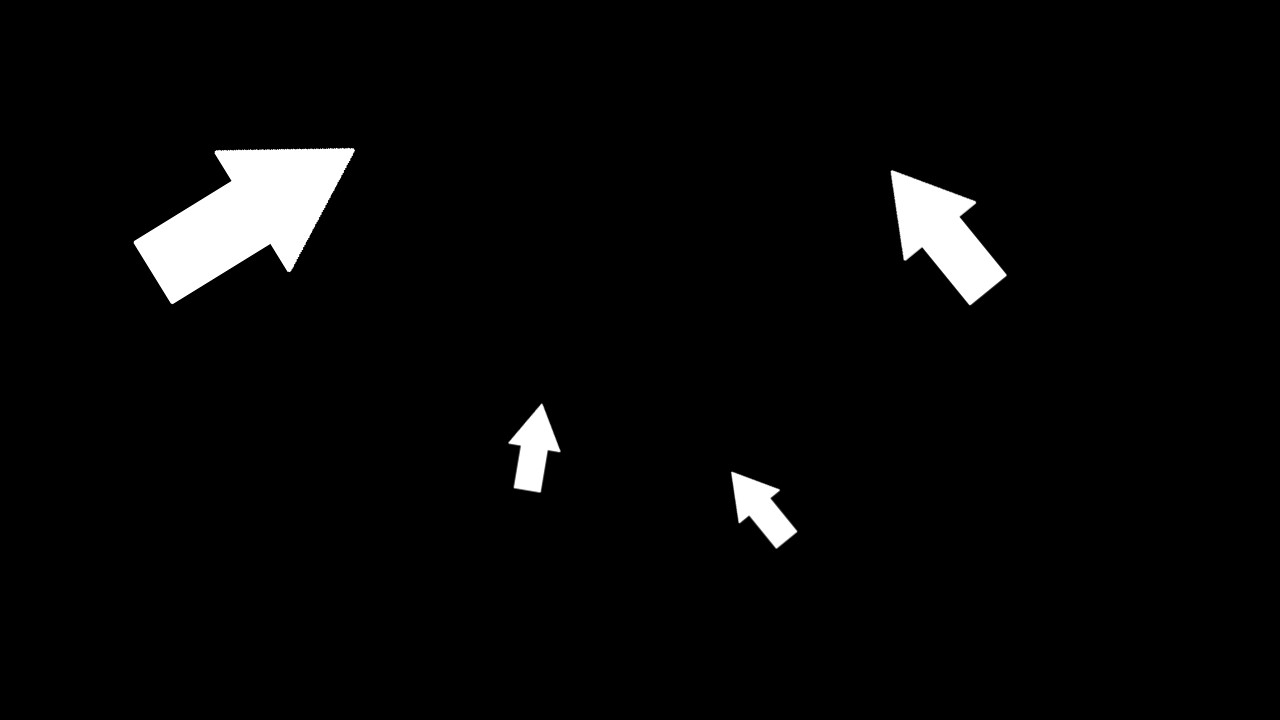
#> input picture OpenCV Hough Transform Python/testImg.jpg, 1280 x 720 px
$ python contours.py
#> lines starting #> are read from the running program, lines starting #| are printed output that depends on the picture; after the words box and inside, x2 and y2 are one past the last pixel; in counts of white or black regions, pixels touching at a corner belong together
import numpy as np
import cv2 as cv
im = cv.imread('testImg.jpg')
#> im is the input picture: shape (720, 1280, 3); min 0, max 255, mean 8.3
assert im is not None, "file could not be read, check with os.path.exists()"
imgray = cv.cvtColor(im, cv.COLOR_BGR2GRAY)
ret, thresh = cv.threshold(imgray, 127, 255, 0)
#> thresh: shape (720, 1280); 3.2% white; 4 white regions
contours, hierarchy = cv.findContours(thresh, cv.RETR_TREE, cv.CHAIN_APPROX_SIMPLE)
#> contours = 4 contours; box (x1, y1, x2, y2) and area: (134, 148, 355, 304) 17274, (891, 170, 1006, 305) 7258, (731, 472, 797, 548) 2310, (509, 404, 560, 492) 2298

# Draw all contours
# -1 signifies drawing all contours
cv.drawContours(im, contours, -1, (0, 255, 0), 3)
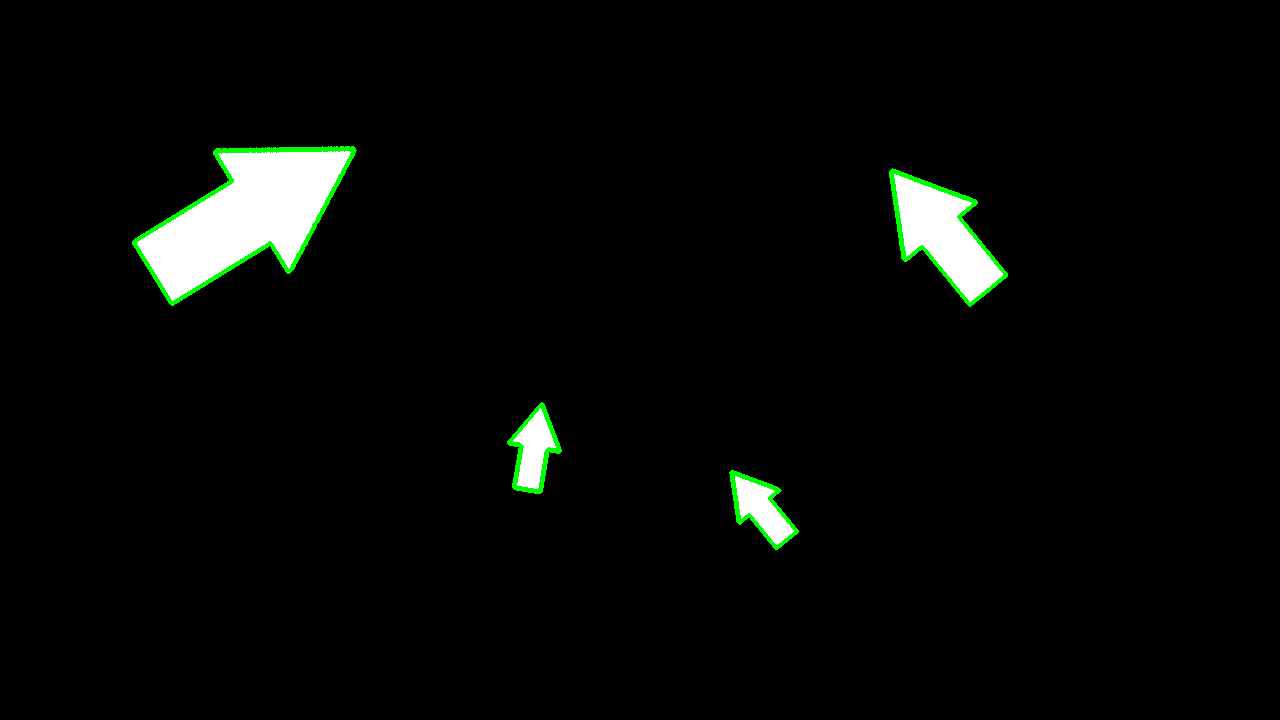
#> im: shape (720, 1280, 3); 0.74% of pixels changed, all inside (x1, y1, x2, y2) = (132, 146, 1008, 550)
print(contours)
#> (printed output is left out)
cv.imshow('Contours', ret)
cv.waitKey(0)
cv.destroyAllWindows()

$ run again, with OpenCV Hough Transform Python/sizeC.png saved as OpenCV Hough Transform Python/testImg.jpg
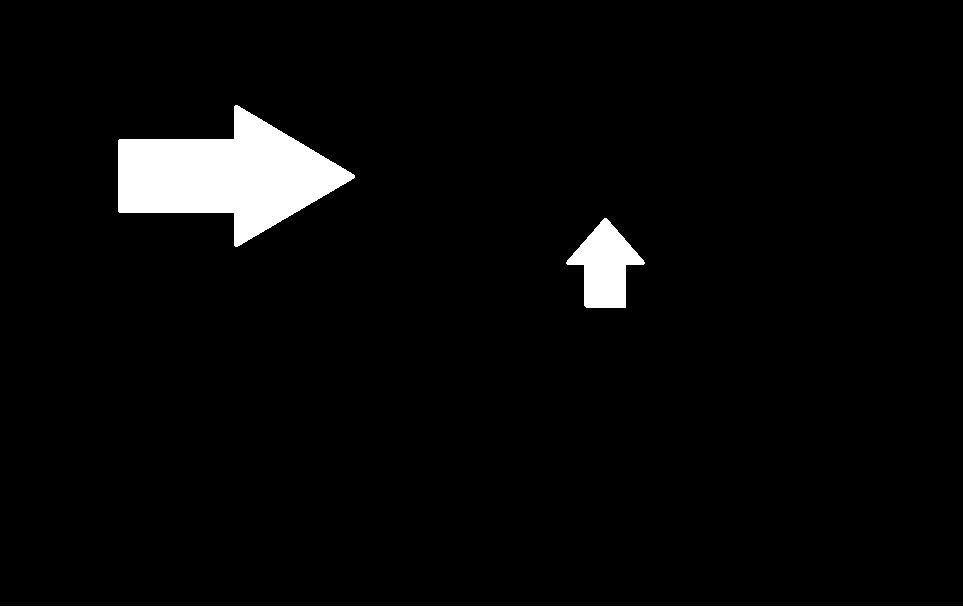
#> input picture OpenCV Hough Transform Python/sizeC.png, 963 x 610 px
#> im is the input picture: shape (610, 963, 3); min 0, max 255, mean 11
#> thresh: shape (610, 963); 4.3% white; 3 white regions
#> contours = 3 contours; box (x1, y1, x2, y2) and area: (118, 105, 355, 247) 17266, (566, 218, 645, 308) 3697, (0, 606, 963, 610) 2886
#> `cv.drawContours(im, contours, -1, (0, 255, 0), 3)`:
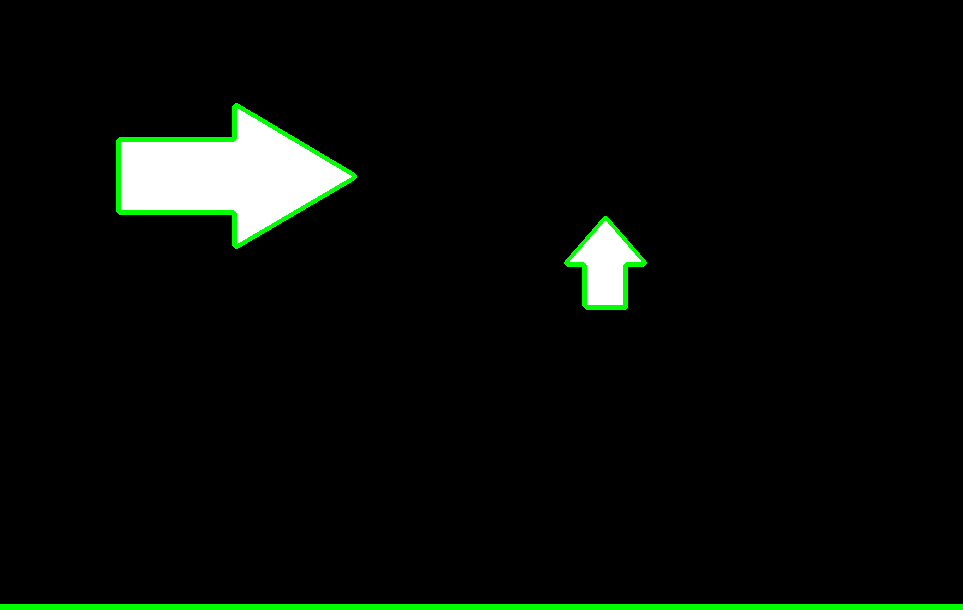
#> im: shape (610, 963, 3); 1.71% of pixels changed, all inside (x1, y1, x2, y2) = (0, 103, 963, 610)
#> (printed output is left out)

$ run again, with OpenCV Hough Transform Python/test1.png saved as OpenCV Hough Transform Python/testImg.jpg
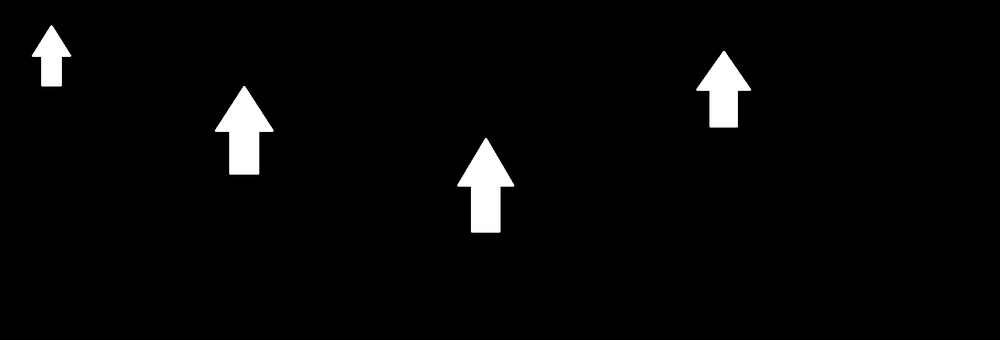
#> input picture OpenCV Hough Transform Python/test1.png, 1000 x 340 px, shrunk from 1824 x 621 before the run
#> im is the input picture: shape (340, 1000, 3); min 0, max 255, mean 6.8
#> thresh: shape (340, 1000); 2.7% white; 4 white regions
#> contours = 4 contours; box (x1, y1, x2, y2) and area: (457, 138, 514, 233) 2743, (215, 86, 274, 175) 2610, (696, 51, 751, 128) 2145, (32, 25, 71, 87) 1225
#> `cv.drawContours(im, contours, -1, (0, 255, 0), 3)`:
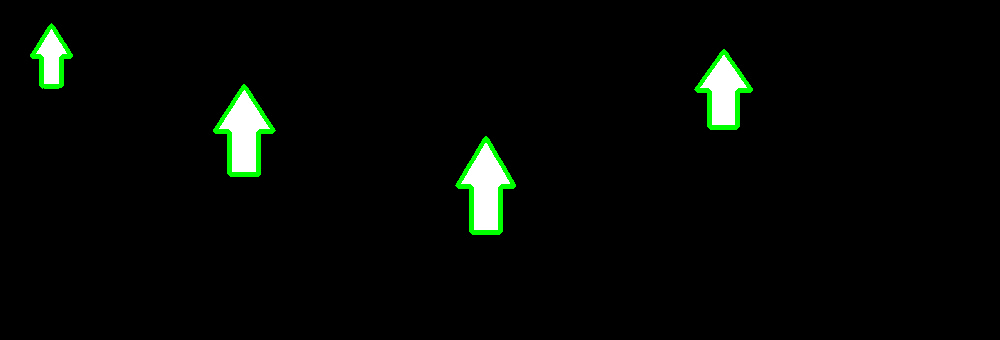
#> im: shape (340, 1000, 3); 1.21% of pixels changed, all inside (x1, y1, x2, y2) = (30, 23, 753, 235)
#> (printed output is left out)
